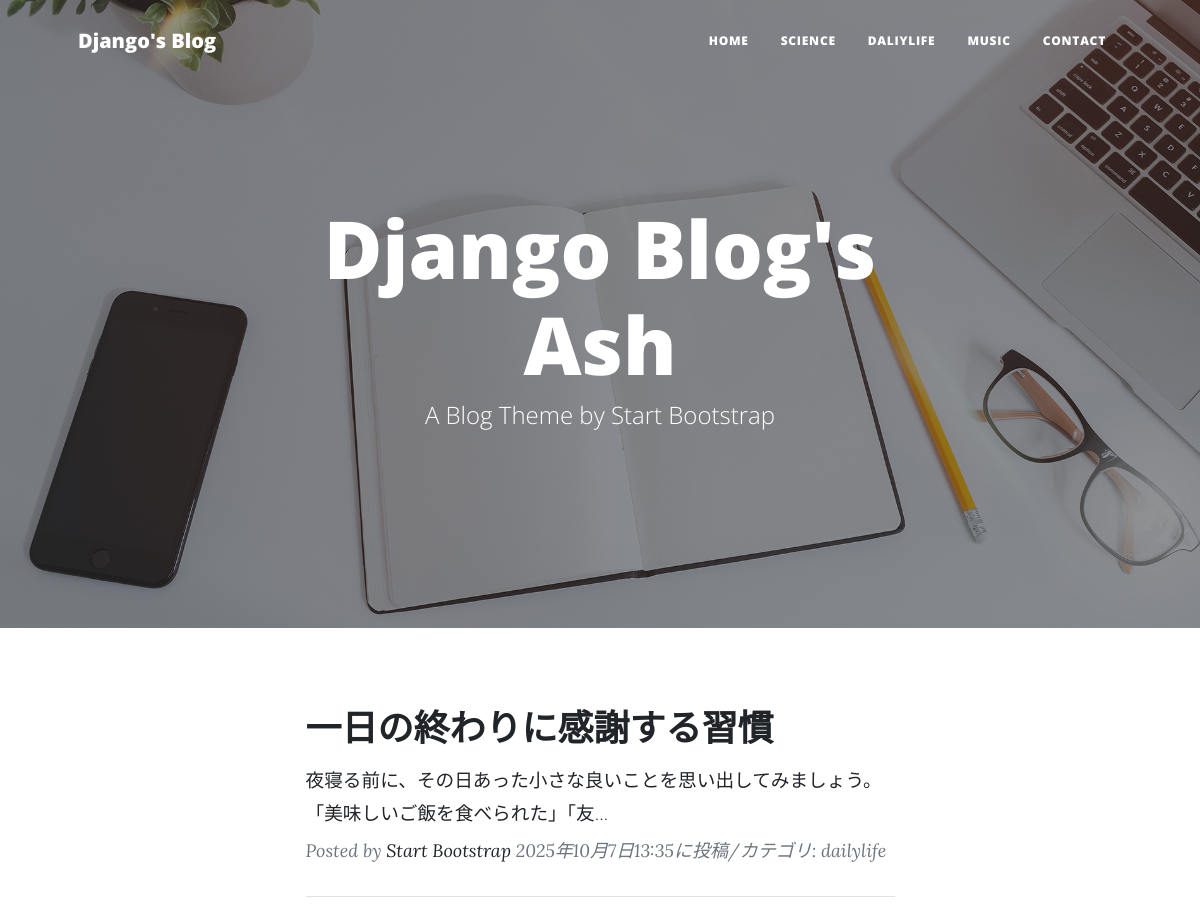
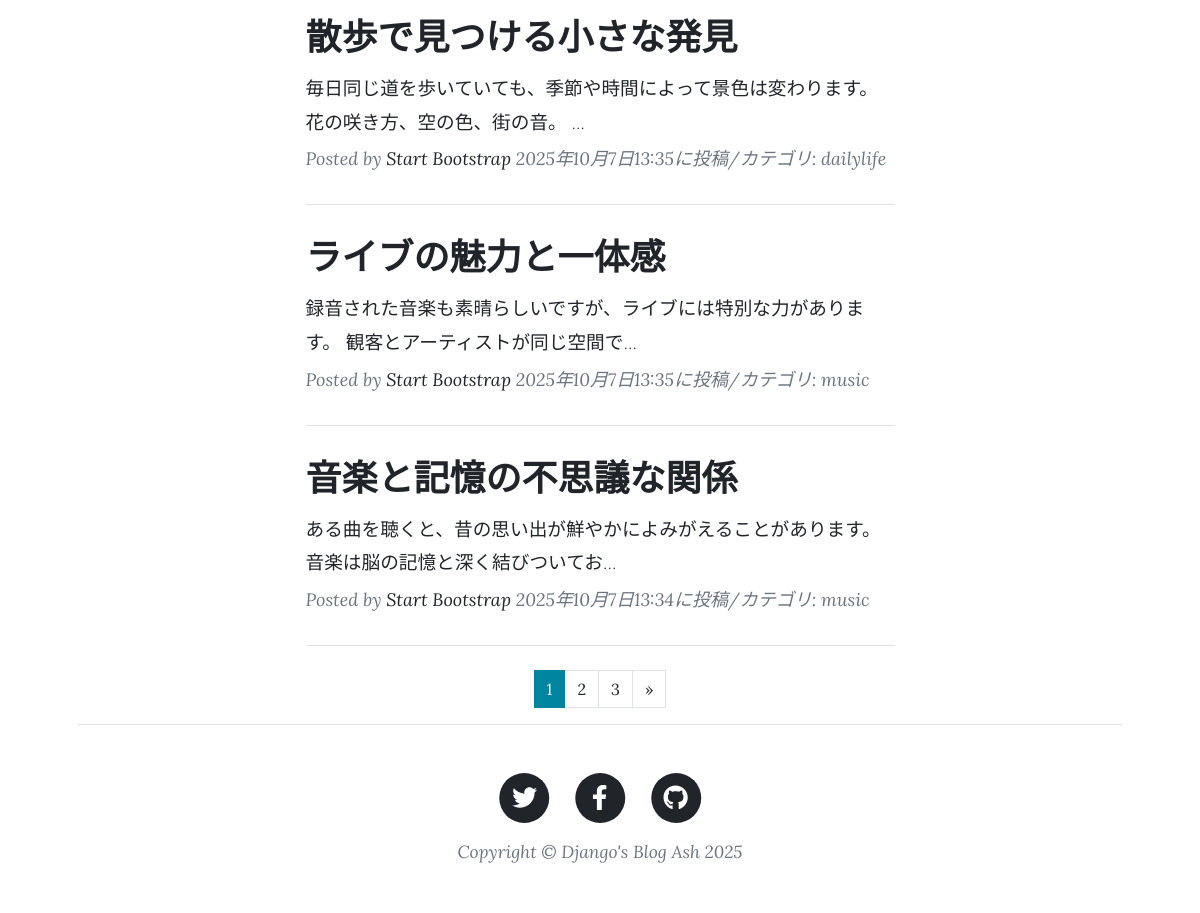
The page / on the database its author committed (2 pictures, top to bottom).
### blogapp/models.py (models this page shows, shortened)
class BlogPost(models.Model):
    CATEGORY = (('science', '科学のこと'),
                ('dailylife', '日常のこと'),
                ('music', '音楽のこと'))
    title = models.CharField(
        verbose_name='タイトル',
        max_length=200
    )
    content = models.TextField(
        verbose_name='本文'
    )
    posted_at = models.DateTimeField(
        verbose_name='投稿日時',
        auto_now_add=True
    )
    category = models.CharField(
        verbose_name='カテゴリ',
        max_length=50,
        choices=CATEGORY
    )

### blogapp/views.py (the view)
# urls.py: path('',views.IndexView.as_view(),name= 'index'),
class IndexView(ListView):
    template_name = 'index.html'
    context_object_name ='orderby_records'
    queryset = BlogPost.objects.order_by('-posted_at')
    paginate_by = 4

### blogapp/templates/index.html (shortened to what this page needs)
{% extends 'base.html' %}
{% load static %}
        {% block header %}
        <header class="masthead" style="background-image: url({% static 'assets/img/home-bg.jpg' %})">
            <div class="container position-relative px-4 px-lg-5">
                <div class="row gx-4 gx-lg-5 justify-content-center">
                    <div class="col-md-10 col-lg-8 col-xl-7">
                        <div class="site-heading">
                            <h1>Django Blog's Ash</h1>
                            <span class="subheading">A Blog Theme by Start Bootstrap</span>
                        </div>
                    </div>
                </div>
            </div>
        </header>
        {% endblock %}
        {% block contents %}
        <div class="container px-4 px-lg-5">
            <div class="row gx-4 gx-lg-5 justify-content-center">
                <div class="col-md-10 col-lg-8 col-xl-7">
                    {% for record in orderby_records %}
                    <div class="post-preview">
                        <a href="{% url 'blogapp:blog_detail' record.pk %}">
                            <h2 class="post-title">{{record.title}}</h2>
                            <h3 class="post-subtitle">
                                <span style="font-size : 14pt">
                                {{record.content|truncatechars:50}}
                                </span>
                            </h3>
                        </a>
                        <p class="post-meta">
                            Posted by
                            <a href="#!">Start Bootstrap</a>
                            {{record.posted_at}}に投稿/カテゴリ:
                            {{record.category}}
                        </p>
                    </div>
                    <hr class="my-4" />
                    {% endfor %}
                    {% include "pagination.html" %}
            </div>
        </div>
        {% endblock %}

### blogapp/templates/base.html (shortened to what this page needs)
{% load static %}
<!DOCTYPE html>
<html lang="ja">
    <head>
        <link href={% static 'css/styles.css' %} rel="stylesheet" />
    </head>
    <body>
        <nav class="navbar navbar-expand-lg navbar-light" id="mainNav">
            <div class="container px-4 px-lg-5">
                <a class="navbar-brand" href={% url 'blogapp:index' %}>Django's Blog</a>
                <div class="collapse navbar-collapse" id="navbarResponsive">
                    <ul class="navbar-nav ms-auto py-4 py-lg-0">
                        <li class="nav-item"><a class="nav-link px-lg-3 py-3 py-lg-4" href={% url 'blogapp:index' %}>HOME</a></li>
                        <li class="nav-item"><a class="nav-link px-lg-3 py-3 py-lg-4" href="{% url 'blogapp:science_list' %}">SCIENCE</a></li>
                        <li class="nav-item"><a class="nav-link px-lg-3 py-3 py-lg-4" href="{% url 'blogapp:dailylife_list' %}">DALIYLIFE</a></li>
                        <li class="nav-item"><a class="nav-link px-lg-3 py-3 py-lg-4" href="{% url 'blogapp:music_list' %}">MUSIC</a></li>
                        <li class="nav-item"><a class="nav-link px-lg-3 py-3 py-lg-4" href="{% url 'blogapp:contact' %}">CONTACT</a></li>
                    </ul>
                </div>
            </div>
        </nav>
        {% block header %}{% endblock %}
        {% block contents %}{% endblock %}
        <footer class="border-top">
            <div class="container px-4 px-lg-5">
                <div class="row gx-4 gx-lg-5 justify-content-center">
                    <div class="col-md-10 col-lg-8 col-xl-7">
                        <ul class="list-inline text-center">
                            <li class="list-inline-item">
                                <a href="https://www.escapefromtarkov.com/">
                                    <span class="fa-stack fa-lg">
                                        <i class="fas fa-circle fa-stack-2x"></i>
                                        <i class="fab fa-twitter fa-stack-1x fa-inverse"></i>
                                    </span>
                                </a>
                            </li>
                            <li class="list-inline-item">
                                <a href="https://x.com/">
                                    <span class="fa-stack fa-lg">
                                        <i class="fas fa-circle fa-stack-2x"></i>
                                        <i class="fab fa-facebook-f fa-stack-1x fa-inverse"></i>
                                    </span>
                                </a>
                            </li>
                            <li class="list-inline-item">
                                <a href="https://www.ubisoft.com/zh-tw/game/rainbow-six/siege/marketplace">
                                    <span class="fa-stack fa-lg">
                                        <i class="fas fa-circle fa-stack-2x"></i>
                                        <i class="fab fa-github fa-stack-1x fa-inverse"></i>
                                    </span>
                                </a>
                            </li>
                        </ul>
                        <div class="small text-center text-muted fst-italic">Copyright &copy; Django's Blog Ash 2025</div>
                    </div>
                </div>
            </div>
        </footer>
    </body>
</html>

### blogapp/templates/pagination.html (shortened to what this page needs)
<ul class="pagination"
    style="justify-content:center">
    {% for num in page_obj.paginator.page_range %}
        {% if page_obj.number == num %}
        <li class="page-item active">
            <span class="page-link">{{num}}</span>
        </li>
        {% else %}
        <li class="page-item">
            <a class="page-link" href="?page={{ num }}">{{ num }}</a>
        </li>
        {% endif %}
    {% endfor %}
    {% if page_obj.has_next %}
    <li class="page-item">
        <a class="page-link"
            href="?page={{page_obj.next_page_number}}"
            aria-label="Next">
            <span aria-hidden="ture">&raquo;</span>
        </a>
    </li>
    {% endif %}
</ul>

### rows shown on the page
BlogPost: title "一日の終わりに感謝する習慣", content "夜寝る前に、その日あった小さな良いことを思い出してみましょう。 「美味しいご飯を食べられた」「友…", posted_at "2025年10月7日13:35", category "dailylife"
BlogPost: title "散歩で見つける小さな発見", content "毎日同じ道を歩いていても、季節や時間によって景色は変わります。 花の咲き方、空の色、街の音。 …", posted_at "2025年10月7日13:35", category "dailylife"
BlogPost: title "ライブの魅力と一体感", content "録音された音楽も素晴らしいですが、ライブには特別な力があります。 観客とアーティストが同じ空間で…", posted_at "2025年10月7日13:35", category "music"
BlogPost: title "音楽と記憶の不思議な関係", content "ある曲を聴くと、昔の思い出が鮮やかによみがえることがあります。 音楽は脳の記憶と深く結びついてお…", posted_at "2025年10月7日13:34", category "music"

### other values the page prints
{{ num }} "1"
{{ num }} "2" "3"
